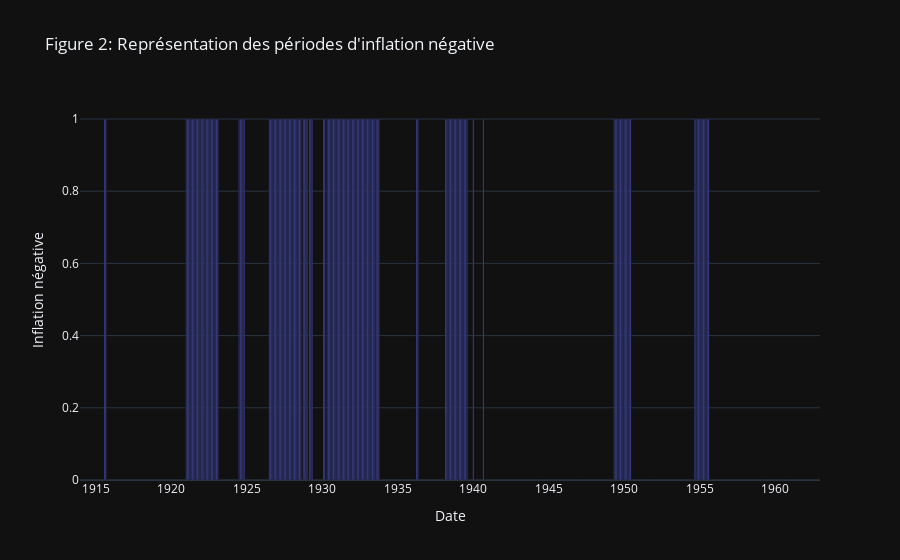

Notebook source saved alongside this figure:
### Markdown cell above
On a donc 158 mois de déflation sur la période. La moyenne est assez basse à -4.1%, ce qui est plus faible que la médiane.

### Code cell
graph=px.bar(
            CPI_sub, 
            x='date', 
            y='inf_neg', 
            title="Figure 2: Représentation des périodes d'inflation négative",
            labels={'date': 'Date', 'inf_neg':'Inflation négative'}
        )

graph.update_layout(template="plotly_dark")

graph.show(config={"scrollZoom": True, "displayModeBar": True})

### Figure 1 — Plotly figure (JSON) as saved in the notebook; plotly's stock layout.template omitted (floating-point values rounded to 4 significant figures; data arrays with more than 128 entries replaced by an {"elided": "..."} marker saying what was removed)
{"data": [{"alignmentgroup": "True", "hovertemplate": "Date=%{x}<br>Inflation négative=%{y}<extra></extra>", "legendgroup": "", "marker": {"color": "#636efa", "pattern": {"shape": ""}}, "name": "", "offsetgroup": "", "orientation": "v", "showlegend": false, "textposition": "auto", "type": "bar", "x": {"elided": "588 str values"}, "xaxis": "x", "y": {"elided": "588 int values"}, "yaxis": "y"}], "layout": {"barmode": "relative", "legend": {"tracegroupgap": 0}, "title": {"text": "Figure 2: Représentation des périodes d'inflation négative"}, "xaxis": {"anchor": "y", "domain": [0, 1], "title": {"text": "Date"}}, "yaxis": {"anchor": "x", "domain": [0, 1], "title": {"text": "Inflation négative"}}}}
